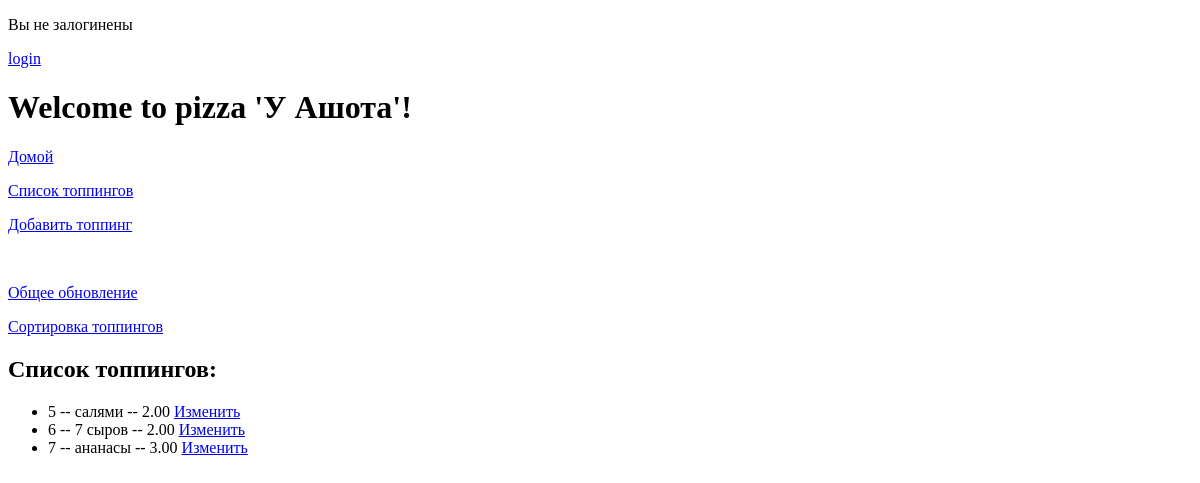
Page /toppings/ on the earlier database version.
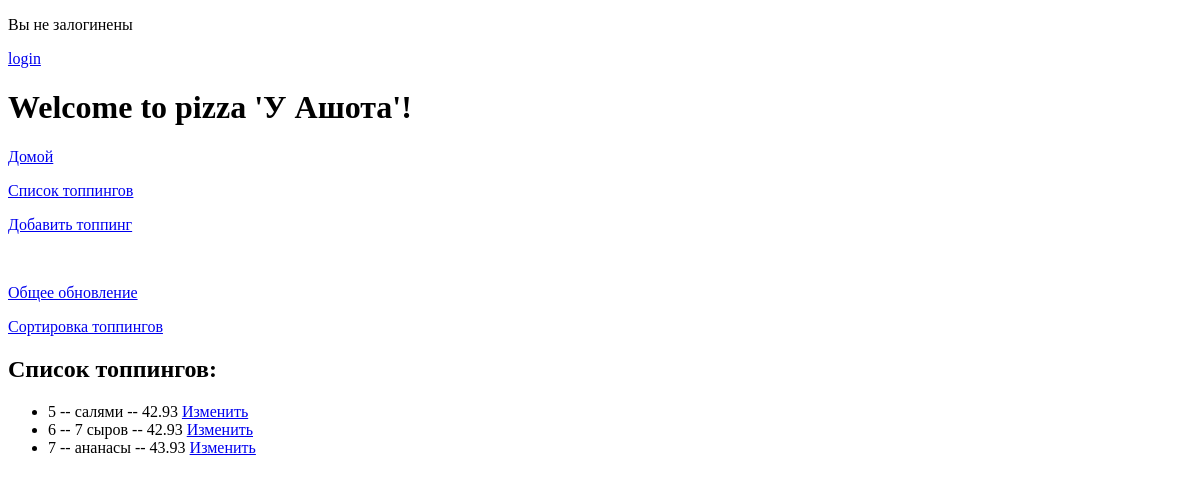
Same page on the later database version.
### dj_pizzas/models.py (models this page shows, shortened)
class Topping(models.Model):
	topping_description = models.CharField(null = False, max_length = 50)
	topping_price = models.DecimalField(default=0, max_digits = 5, decimal_places = 2)

### dj_pizzas/views.py (the view)
# urls.py: path('toppings/', ListToppings.as_view(), name='list'),
class ListToppings(ListView):
	model = Topping
	template_name = 'list_toppings.html'
	def get_queryset(self):
		global sort_order
		order = Topping.objects.all().order_by(sort_order)
		return order

### templates/list_toppings.html
{% extends "base.html" %}
{% block content %}
	<h2> Список топпингов: </h2>
	<ul>
		{% for topping in object_list %}
			<li>
			 {{ topping.id }} -- {{ topping.topping_description|lower }} -- {{ topping.topping_price }}
			 <a href="{% url 'update_topping' topping.id %}">Изменить</a>
			</li>
		{% empty %}
		<p>В списке нет ни  одного топпинга. Пожалуйста, <a href="{% url 'create' %}">добавьте</a>.</p>
		{% endfor %}
	</ul>
{% endblock %}

### templates/base.html (shortened to what this page needs)
<!DOCTYPE html>
<html>
	<head>
	</head>
	<body>
		{% include "home.html" %}
		<h1> Welcome to pizza 'У Ашота'!</h1>
			<p> <a href="{% url 'home' %}"> Домой </a></p>
			<p> <a href="{% url 'list' %}"> Список топпингов </a></p>
			<p> <a href="{% url 'create' %}"> Добавить топпинг </a></p>
			<br>
			<p><a href="{% url 'common_update' %}">Общее обновление</a></p>
			<p><a href="{% url 'sorter' %}">Сортировка топпингов</a></p>
		{% block content %}{% endblock content %}
	</body>
</html>

### templates/home.html
{%if user.is_authenticated %}
    Здравствуй, {{ user.username|title }}!!!
    <p><a href="{% url 'logout' %}">logout</a></p>
{% else %}
    <p>Вы не залогинены</p>
    <p><a href="{% url 'login' %}">login</a></p>
{% endif %}

Differences in the rows shown:
changed Topping "салями": topping_price "2.00" → "42.93"
changed Topping "7 сыров": topping_price "2.00" → "42.93"
changed Topping "ананасы": topping_price "3.00" → "43.93"
